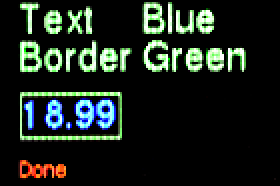
#> input picture writer/images/fonts.png, 140 x 93 px (shown 2 times larger)
$ python img2bitmaparray.py
#> lines starting #> are read from the running program, lines starting #| are printed output that depends on the picture; after the words box and inside, x2 and y2 are one past the last pixel; in counts of white or black regions, pixels touching at a corner belong together
from io import BytesIO
from PIL import Image

path_to_image = input('Location of Image: ')
#> the answer given: writer/images/fonts.png
x = int(input('Width of Image: '))
#> the answer given: 100
y = int(input('Hight of Image: '))
#> the answer given: 3

im = Image.open(path_to_image).convert('1')
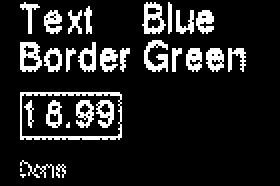
#> im: PIL image 140x93 1 (shown 2 times larger); 13.1% white in thin lines or dots, all inside (x1, y1, x2, y2) = (10, 1, 123, 89)
im_resize = im.resize((x,y))
buf = BytesIO()
im_resize.save(buf, 'ppm')
byte_im = buf.getvalue()
temp = len(str(x) + ' ' + str(y)) + 4
print(byte_im[temp::])
